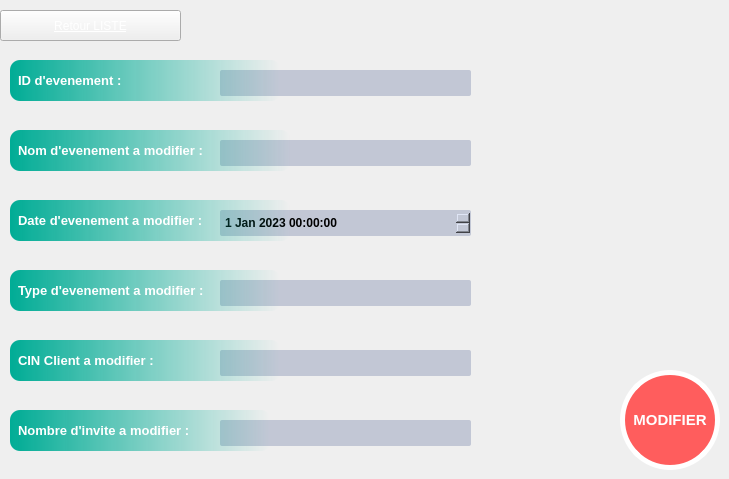
         <widget class="QWidget" name="page_10">
          <widget class="QLabel" name="label_type_ev_mod">
           <property name="geometry">
            <rect>
             <x>10</x>
             <y>270</y>
             <width>271</width>
             <height>41</height>
            </rect>
           </property>
           <property name="styleSheet">
            <string notr="true">/*-----QLabel-----*/
QLabel
{
background-color: qlineargradient(spread:pad, x1:0, y1:0.511, x2:1, y2:0.511, stop:0 rgba(0, 172, 149, 255),stop:0.995192 rgba(0,0,0,0));



	color: #ffffff;
	font-size: 13px;
	font-weight: bold;
	border: 5px;
	border-radius:10px;
	padding: 5px;

}</string>
           </property>
           <property name="text">
            <string>Type d'evenement a modifier :</string>
           </property>
          </widget>
          <widget class="QLineEdit" name="lineEdit_CIN_EV_mod">
           <property name="geometry">
            <rect>
             <x>220</x>
             <y>350</y>
             <width>251</width>
             <height>26</height>
            </rect>
           </property>
           <property name="styleSheet">
            <string notr="true">/*-----QLineEdit-----*/
QLineEdit
{
	background-color: #c2c7d5;
	color: #000;
	font-weight: bold;
	border: none;
	border-radius: 2px;
	padding: 3px;

}</string>
           </property>
           <property name="text">
            <string/>
           </property>
           <property name="maxLength">
            <number>8</number>
           </property>
          </widget>
          <widget class="QLabel" name="label_cin_ev_mod">
           <property name="geometry">
            <rect>
             <x>10</x>
             <y>340</y>
             <width>271</width>
             <height>41</height>
            </rect>
           </property>
           <property name="styleSheet">
            <string notr="true">/*-----QLabel-----*/
QLabel
{
background-color: qlineargradient(spread:pad, x1:0, y1:0.511, x2:1, y2:0.511, stop:0 rgba(0, 172, 149, 255),stop:0.995192 rgba(0,0,0,0));



	color: #ffffff;
	font-size: 13px;
	font-weight: bold;
	border: 5px;
	border-radius:10px;
	padding: 5px;

}</string>
           </property>
           <property name="text">
            <string>CIN Client a modifier :</string>
           </property>
          </widget>
          <widget class="QLineEdit" name="lineEdit_NOM_EV_mod">
           <property name="geometry">
            <rect>
             <x>220</x>
             <y>140</y>
             <width>251</width>
             <height>26</height>
            </rect>
           </property>
           <property name="styleSheet">
            <string notr="true">/*-----QLineEdit-----*/
QLineEdit
{
	background-color: #c2c7d5;
	color: #000;
	font-weight: bold;
	border: none;
	border-radius: 2px;
	padding: 3px;

}</string>
           </property>
           <property name="text">
            <string/>
           </property>
          </widget>
          <widget class="QDateTimeEdit" name="dateEdit_DATE_EV_mod">
           <property name="geometry">
            <rect>
             <x>220</x>
             <y>210</y>
             <width>251</width>
             <height>26</height>
            </rect>
           </property>
           <property name="styleSheet">
            <string notr="true">/*-----QLineEdit-----*/
QDateTimeEdit
{
	background-color: #c2c7d5;
	color: #000;
	font-weight: bold;
	border: none;
	border-radius: 2px;
	padding: 3px;

}</string>
           </property>
           <property name="dateTime">
            <datetime>
             <hour>0</hour>
             <minute>0</minute>
             <second>0</second>
             <year>2023</year>
             <month>1</month>
             <day>1</day>
            </datetime>
           </property>
          </widget>
          <widget class="QLabel" name="label_date_ev_mod">
           <property name="geometry">
            <rect>
             <x>10</x>
             <y>200</y>
             <width>281</width>
             <height>41</height>
            </rect>
           </property>
           <property name="styleSheet">
            <string notr="true">
/*-----QLabel-----*/
QLabel
{
background-color: qlineargradient(spread:pad, x1:0, y1:0.511, x2:1, y2:0.511, stop:0 rgba(0, 172, 149, 255),stop:0.995192 rgba(0,0,0,0));



	color: #ffffff;
	font-size: 13px;
	font-weight: bold;
	border: 5px;
	border-radius:10px;
	padding: 5px;

}</string>
           </property>
           <property name="text">
            <string>Date d'evenement a modifier :</string>
           </property>
          </widget>
          <widget class="QLineEdit" name="lineEdit_TYPE_EV_mod">
           <property name="geometry">
            <rect>
             <x>220</x>
             <y>280</y>
             <width>251</width>
             <height>26</height>
            </rect>
           </property>
           <property name="styleSheet">
            <string notr="true">/*-----QLineEdit-----*/
QLineEdit
{
	background-color: #c2c7d5;
	color: #000;
	font-weight: bold;
	border: none;
	border-radius: 2px;
	padding: 3px;

}</string>
           </property>
           <property name="text">
            <string/>
           </property>
          </widget>
          <widget class="QLabel" name="label_nom_ev_mod">
           <property name="geometry">
            <rect>
             <x>10</x>
             <y>130</y>
             <width>281</width>
             <height>41</height>
            </rect>
           </property>
           <property name="styleSheet">
            <string notr="true">/*-----QLabel-----*/
QLabel
{
background-color: qlineargradient(spread:pad, x1:0, y1:0.511, x2:1, y2:0.511, stop:0 rgba(0, 172, 149, 255),stop:0.995192 rgba(0,0,0,0));



	color: #ffffff;
	font-size: 13px;
	font-weight: bold;
	border: 5px;
	border-radius:10px;
	padding: 5px;

}</string>
           </property>
           <property name="text">
            <string>Nom d'evenement a modifier :</string>
           </property>
          </widget>
          <widget class="QPushButton" name="pushButton_modifier_vrai_2">
           <property name="geometry">
            <rect>
             <x>620</x>
             <y>370</y>
             <width>100</width>
             <height>100</height>
            </rect>
           </property>
           <property name="minimumSize">
            <size>
             <width>100</width>
             <height>100</height>
            </size>
           </property>
           <property name="styleSheet">
            <string notr="true">QPushButton{ 
background-color: #FF5D5D;
 border-style: solid;
 border-width:5px;
 border-radius:50px;
 border-color:white ;
 max-width:80px;
 max-height:80px;
 min-width:80px;
 min-height:80px;

color: #ffffff;
	font-size: 15px;
	font-weight: bold;

	padding: 5px;
}
QPushButton::hover
{
background-color: white;
border-color: #FF5D5D;
	color: #FF5D5D; 
}
QPushButton::pressed
{background-color: qlineargradient(stop:0 rgba(0, 207, 179, 255),stop:1 rgba(70, 255, 230, 255));

	color: black; 

}</string>
           </property>
           <property name="text">
            <string>MODIFIER</string>
           </property>
          </widget>
          <widget class="QPushButton" name="pushButton_retour_6">
           <property name="geometry">
            <rect>
             <x>0</x>
             <y>10</y>
             <width>181</width>
             <height>31</height>
            </rect>
           </property>
           <property name="styleSheet">
            <string notr="true">color: rgb(255, 255, 255);
font: 700 8pt &quot;Segoe UI&quot;;
text-decoration: underline;</string>
           </property>
           <property name="text">
            <string>Retour LISTE</string>
           </property>
           <property name="icon">
            <iconset>
             <normaloff>../../../../../Downloads/back-button.png</normaloff>../../../../../Downloads/back-button.png</iconset>
           </property>
           <property name="iconSize">
            <size>
             <width>30</width>
             <height>30</height>
            </size>
           </property>
          </widget>
          <widget class="QLineEdit" name="lineEdit_ID_EV_MOD">
           <property name="geometry">
            <rect>
             <x>220</x>
             <y>70</y>
             <width>251</width>
             <height>26</height>
            </rect>
           </property>
           <property name="styleSheet">
            <string notr="true">/*-----QLineEdit-----*/
QLineEdit
{
	background-color: #c2c7d5;
	color: #000;
	font-weight: bold;
	border: none;
	border-radius: 2px;
	padding: 3px;

}</string>
           </property>
           <property name="text">
            <string/>
           </property>
          </widget>
          <widget class="QLabel" name="label_id_ev_MOD">
           <property name="geometry">
            <rect>
             <x>10</x>
             <y>60</y>
             <width>271</width>
             <height>41</height>
            </rect>
           </property>
           <property name="styleSheet">
            <string notr="true">/*-----QLabel-----*/
QLabel
{
background-color: qlineargradient(spread:pad, x1:0, y1:0.511, x2:1, y2:0.511, stop:0 rgba(0, 172, 149, 255),stop:0.995192 rgba(0,0,0,0));



	color: #ffffff;
	font-size: 13px;
	font-weight: bold;
	border: 5px;
	border-radius:10px;
	padding: 5px;

}</string>
           </property>
           <property name="text">
            <string>ID d'evenement :</string>
           </property>
          </widget>
          <widget class="QLineEdit" name="lineEdit_NB_EV_mod">
           <property name="geometry">
            <rect>
             <x>220</x>
             <y>420</y>
             <width>251</width>
             <height>26</height>
            </rect>
           </property>
           <property name="styleSheet">
            <string notr="true">/*-----QLineEdit-----*/
QLineEdit
{
	background-color: #c2c7d5;
	color: #000;
	font-weight: bold;
	border: none;
	border-radius: 2px;
	padding: 3px;

}</string>
           </property>
           <property name="text">
            <string/>
           </property>
           <property name="maxLength">
            <number>8</number>
           </property>
          </widget>
          <widget class="QLabel" name="label_nb_ev_mod">
           <property name="geometry">
            <rect>
             <x>10</x>
             <y>410</y>
             <width>261</width>
             <height>41</height>
            </rect>
           </property>
           <property name="styleSheet">
            <string notr="true">/*-----QLabel-----*/
QLabel
{
background-color: qlineargradient(spread:pad, x1:0, y1:0.511, x2:1, y2:0.511, stop:0 rgba(0, 172, 149, 255),stop:0.995192 rgba(0,0,0,0));



	color: #ffffff;
	font-size: 13px;
	font-weight: bold;
	border: 5px;
	border-radius:10px;
	padding: 5px;

}</string>
           </property>
           <property name="text">
            <string>Nombre d'invite a modifier :</string>
           </property>
          </widget>
          <zorder>lineEdit_CIN_EV_mod</zorder>
          <zorder>label_cin_ev_mod</zorder>
          <zorder>lineEdit_NOM_EV_mod</zorder>
          <zorder>dateEdit_DATE_EV_mod</zorder>
          <zorder>label_date_ev_mod</zorder>
          <zorder>lineEdit_TYPE_EV_mod</zorder>
          <zorder>label_nom_ev_mod</zorder>
          <zorder>pushButton_modifier_vrai_2</zorder>
          <zorder>pushButton_retour_6</zorder>
          <zorder>lineEdit_ID_EV_MOD</zorder>
          <zorder>label_id_ev_MOD</zorder>
          <zorder>label_type_ev_mod</zorder>
          <zorder>lineEdit_NB_EV_mod</zorder>
          <zorder>label_nb_ev_mod</zorder>
         </widget>
